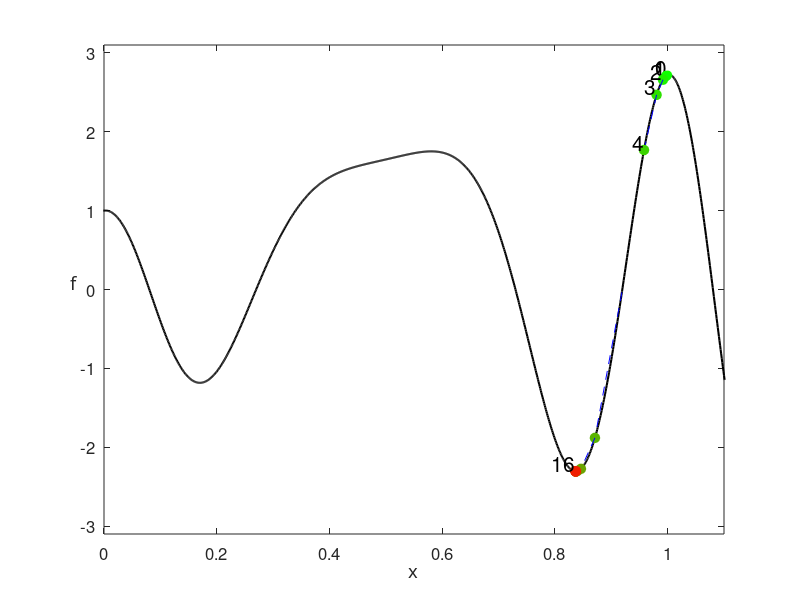

Write MATLAB code to recreate this figure.
function nonconvex_grad_tracer()
% class_demo_nonconvex_one_d_grad_wrapper.m is a toy wrapper to illustrate the path
% taken by gradient descent depending on the learning rate (alpha) chosen.
% Here alpha is kept fixed and chosen by the use. The corresponding
% gradient steps, evaluated at the objective, are then plotted and
% connected (visually) by a tracing line (a tracer).  The plotted points on
% the objective turn from green to red as the algorithm converges (or
% reaches a maximum iteration count, preset to 50).
% (nonconvex) function here is 
%
% f(x) = exp(x)*cos(2pi*sin(pi*x))
%

% dials for the toy
alpha = 10^-3;     % step length/learning rate (for gradient descent). Preset to alpha = 10^-3
x0 = 1;         % initial point (for gradient descent)

%%% perform gradient descent %%%
[x,in,out] = gradient_descent(alpha,x0);

%%% create function to perform gradient descent on %%%
range = 1.1;    % symmetric range over which to plot the function
[a,b] = make_fun(range);

%%% plot function with grad descent objective evaluations %%%
plot_it_all(in,out,range)

% performs gradient descent
function [x,in,out] = gradient_descent(alpha,x)

  % initializations
    grad_stop = 10^-3;
    max_its = 50;
    iter = 1;
    grad = 1;
    in = [x];
    out = [exp(x)*cos(2*pi*sin(pi*x))];
    % main loop
    while abs(grad) > grad_stop && iter <= max_its
        % take gradient step
        grad = exp(x)*cos(2*pi*sin(pi*x)) - 2*pi^2*exp(x)*sin(2*pi*sin(pi*x))*cos(pi*x);
        x = x - alpha*grad;

        % update containers
        in = [in x];
        out = [out exp(x)*cos(2*pi*sin(pi*x))];

        % update stopers
        iter = iter + 1;
    end
end

% plot evaluation of descent steps 
function plot_steps(in,out)
    
    % colors for points
    s = (1/length(out):1/length(out):1)';
    colorspec = [s.^(1),flipud(s), zeros(length(out),1)];
    
    % plot initial point
    hold on
    plot(in(1),out(1),'o','Color',colorspec(1,:),'MarkerFaceColor',colorspec(1,:),'MarkerSize',6)
    text(in(1),out(1),num2str(0),'VerticalAlignment','bottom','HorizontalAlignment','right','FontSize',15)
    for i = 1:length(out) - 1
            if i < 5
                pause(1)
                % show connector on obj function
                hold on
                plot([in(i),in(i + 1)],[out(i),out(i + 1)],'--','Color','b')

                % plot point 
                hold on
                plot(in(i+1),out(i+1),'o','Color',colorspec(i,:),'MarkerFaceColor',colorspec(i,:),'MarkerSize',7)
               
                % plot iter number
                hold on
                text(in(i+1),out(i+1),num2str(i),'VerticalAlignment','bottom','HorizontalAlignment','right','FontSize',15)
            end
        if i > 5 && i < 15 % just plot point so things don't get too cluttered
            pause(0.3)
            
            % show connector on obj function
            hold on
            plot([in(i),in(i + 1)],[out(i),out(i + 1)],'--','Color','b')

            % plot point
            hold on
            plot(in(i+1),out(i+1),'o','Color',colorspec(i,:),'MarkerFaceColor',colorspec(i,:),'MarkerSize',7)
        end
        if i >= 15 % just plot point so things don't get too cluttered
            pause(0.1)
            
            % show connector on obj function
            hold on
            plot([in(i),in(i + 1)],[out(i),out(i + 1)],'--','Color','b')
            
            % plot point
            plot(in(i+1),out(i+1),'o','Color',colorspec(i,:),'MarkerFaceColor',colorspec(i,:),'MarkerSize',7)
        end 
        if i == length(out) - 1
            hold on
            text(in(i+1),out(i+1),num2str(i),'VerticalAlignment','bottom','HorizontalAlignment','right','FontSize',15)
        end
    end
end

% makes desired function over -range*10 to range*10
function [a,b] = make_fun(range)
    a = [-range*10:0.001:range*10];
    b = exp(a).*cos(2*pi*sin(pi*a));
end

% plots everything
function plot_it_all(in,out,range)
    % plot function first
    plot(a,b,'k','LineWidth',1.5)

    % adjust window for best visualization,remove possible infinity values
    % obtained from too big of learning rate grad descent steps
    ind = isnan(in);
    in(ind) = [];
    out(ind) = [];
    ind = isinf(out);
    in(ind) = [];
    out(ind) = [];
    axis([min([0,in]) max([range,in]) (min([out,-3]) - 0.1) (max([out,3]) + 0.1)])
    box on
    xlabel('x','Fontsize',18,'FontName','cmmi9')
    ylabel('f','Fontsize',18,'FontName','cmmi9')
    set(get(gca,'YLabel'),'Rotation',0)
    set(gcf,'color','w');
    set(gca,'FontSize',12);

    % plot grad descent steps evaluated at the objective
    plot_steps(in,out)
end

end